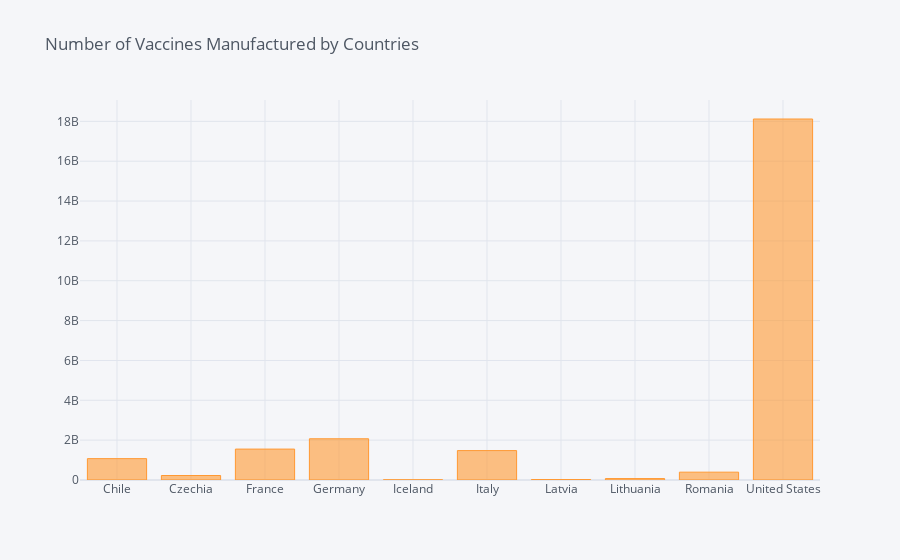

Here is the notebook cell this chart was saved with:
### Markdown cell above
### Vaccine Manufacturing Analysis

### Code cell
# total number of vaccines produces by countries by 24th May,2021.
man.groupby('location').sum().iplot(kind='bar',title = 'Number of Vaccines Manufactured by Countries')

### Figure 1 — Plotly figure (JSON) as saved in the notebook; plotly's stock layout.template omitted (floating-point values rounded to 4 significant figures)
{"data": [{"marker": {"color": "rgba(255, 153, 51, 0.6)", "line": {"color": "rgba(255, 153, 51, 1.0)", "width": 1}}, "name": "total_vaccinations", "orientation": "v", "text": "", "type": "bar", "x": ["Chile", "Czechia", "France", "Germany", "Iceland", "Italy", "Latvia", "Lithuania", "Romania", "United States"], "y": [1071919446, 226037791, 1551460487, 2068857525, 10283830, 1475941392, 22076967, 71615723, 392766146, 18118349904]}], "layout": {"legend": {"bgcolor": "#F5F6F9", "font": {"color": "#4D5663"}}, "paper_bgcolor": "#F5F6F9", "plot_bgcolor": "#F5F6F9", "title": {"font": {"color": "#4D5663"}, "text": "Number of Vaccines Manufactured by Countries"}, "xaxis": {"gridcolor": "#E1E5ED", "showgrid": true, "tickfont": {"color": "#4D5663"}, "title": {"font": {"color": "#4D5663"}, "text": ""}, "zerolinecolor": "#E1E5ED"}, "yaxis": {"gridcolor": "#E1E5ED", "showgrid": true, "tickfont": {"color": "#4D5663"}, "title": {"font": {"color": "#4D5663"}, "text": ""}, "zerolinecolor": "#E1E5ED"}}}
